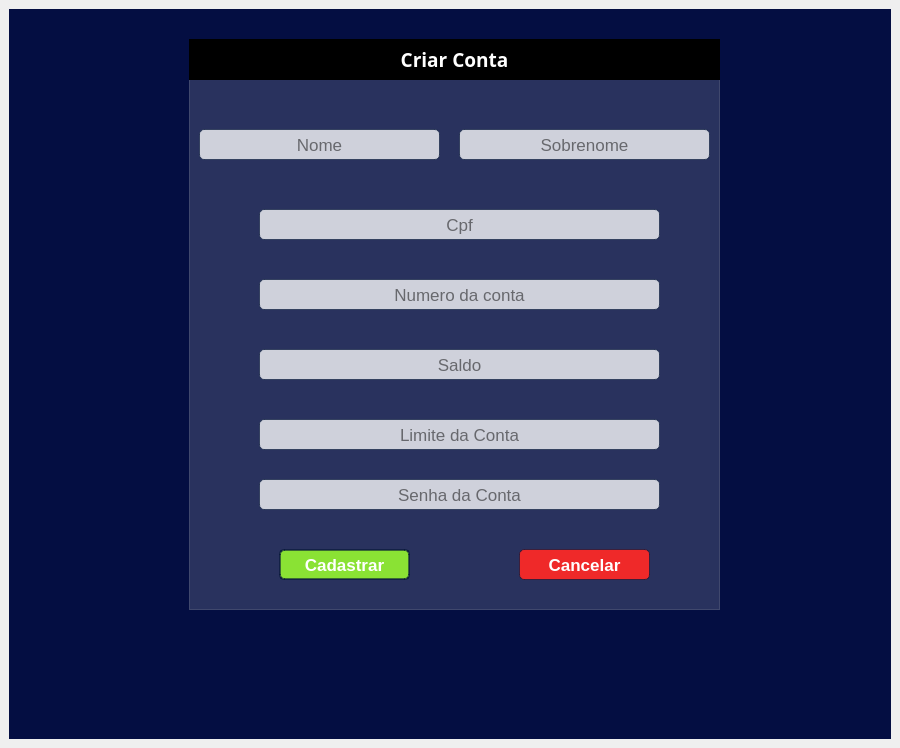
<?xml version="1.0" encoding="UTF-8"?>
<ui version="4.0">
 <class>tela_cadastro</class>
 <widget class="QMainWindow" name="tela_cadastro">
  <property name="geometry">
   <rect>
    <x>0</x>
    <y>0</y>
    <width>900</width>
    <height>748</height>
   </rect>
  </property>
  <property name="minimumSize">
   <size>
    <width>540</width>
    <height>680</height>
   </size>
  </property>
  <property name="maximumSize">
   <size>
    <width>1024</width>
    <height>748</height>
   </size>
  </property>
  <property name="windowTitle">
   <string>MainWindow</string>
  </property>
  <property name="styleSheet">
   <string notr="true"/>
  </property>
  <widget class="QWidget" name="centralwidget">
   <layout class="QVBoxLayout" name="verticalLayout">
    <item>
     <widget class="QFrame" name="frame">
      <property name="minimumSize">
       <size>
        <width>540</width>
        <height>650</height>
       </size>
      </property>
      <property name="maximumSize">
       <size>
        <width>1024</width>
        <height>748</height>
       </size>
      </property>
      <property name="styleSheet">
       <string notr="true">background-color: rgb(4, 14, 66);
color: rgb(255, 255, 255);</string>
      </property>
      <property name="frameShape">
       <enum>QFrame::NoFrame</enum>
      </property>
      <property name="frameShadow">
       <enum>QFrame::Raised</enum>
      </property>
      <property name="lineWidth">
       <number>0</number>
      </property>
      <widget class="QFrame" name="frame_2">
       <property name="geometry">
        <rect>
         <x>180</x>
         <y>70</y>
         <width>531</width>
         <height>531</height>
        </rect>
       </property>
       <property name="styleSheet">
        <string notr="true">background-color:rgba(255, 253, 253, 38);
marggin: auto;</string>
       </property>
       <property name="frameShape">
        <enum>QFrame::StyledPanel</enum>
       </property>
       <property name="frameShadow">
        <enum>QFrame::Raised</enum>
       </property>
       <widget class="QLineEdit" name="lineEdit">
        <property name="geometry">
         <rect>
          <x>10</x>
          <y>50</y>
          <width>241</width>
          <height>31</height>
         </rect>
        </property>
        <property name="font">
         <font>
          <pointsize>13</pointsize>
         </font>
        </property>
        <property name="styleSheet">
         <string notr="true">border-radius: 5px;
background-color: rgba(255, 255, 255, 198);
border: 1px solid rgba(3, 20, 52, 150);
color: rgb(0, 0, 0);</string>
        </property>
        <property name="alignment">
         <set>Qt::AlignCenter</set>
        </property>
        <property name="placeholderText">
         <string>Nome</string>
        </property>
       </widget>
       <widget class="QLineEdit" name="lineEdit_2">
        <property name="geometry">
         <rect>
          <x>270</x>
          <y>50</y>
          <width>251</width>
          <height>31</height>
         </rect>
        </property>
        <property name="font">
         <font>
          <pointsize>13</pointsize>
         </font>
        </property>
        <property name="styleSheet">
         <string notr="true">border-radius: 5px;
background-color: rgba(255, 255, 255, 198);
border: 1px solid rgba(3, 20, 52, 150);
color: rgb(0, 0, 0);</string>
        </property>
        <property name="text">
         <string/>
        </property>
        <property name="alignment">
         <set>Qt::AlignCenter</set>
        </property>
        <property name="placeholderText">
         <string>Sobrenome</string>
        </property>
       </widget>
       <widget class="QLineEdit" name="lineEdit_3">
        <property name="geometry">
         <rect>
          <x>70</x>
          <y>130</y>
          <width>401</width>
          <height>31</height>
         </rect>
        </property>
        <property name="font">
         <font>
          <pointsize>13</pointsize>
         </font>
        </property>
        <property name="styleSheet">
         <string notr="true">border-radius: 5px;
background-color: rgba(255, 255, 255, 198);
border: 1px solid rgba(3, 20, 52, 150);
color: rgb(0, 0, 0);
</string>
        </property>
        <property name="maxLength">
         <number>11</number>
        </property>
        <property name="alignment">
         <set>Qt::AlignCenter</set>
        </property>
        <property name="placeholderText">
         <string>Cpf</string>
        </property>
       </widget>
       <widget class="QLineEdit" name="lineEdit_4">
        <property name="geometry">
         <rect>
          <x>70</x>
          <y>200</y>
          <width>401</width>
          <height>31</height>
         </rect>
        </property>
        <property name="font">
         <font>
          <pointsize>13</pointsize>
         </font>
        </property>
        <property name="styleSheet">
         <string notr="true">border-radius: 5px;
background-color: rgba(255, 255, 255, 198);
border: 1px solid rgba(3, 20, 52, 150);
color: rgb(0, 0, 0);</string>
        </property>
        <property name="maxLength">
         <number>16</number>
        </property>
        <property name="alignment">
         <set>Qt::AlignCenter</set>
        </property>
        <property name="placeholderText">
         <string>Numero da conta</string>
        </property>
       </widget>
       <widget class="QLineEdit" name="lineEdit_5">
        <property name="geometry">
         <rect>
          <x>70</x>
          <y>270</y>
          <width>401</width>
          <height>31</height>
         </rect>
        </property>
        <property name="font">
         <font>
          <pointsize>13</pointsize>
         </font>
        </property>
        <property name="styleSheet">
         <string notr="true">border-radius: 5px;
background-color: rgba(255, 255, 255, 198);
border: 1px solid rgba(3, 20, 52, 150);
color: rgb(0, 0, 0);
</string>
        </property>
        <property name="alignment">
         <set>Qt::AlignCenter</set>
        </property>
        <property name="placeholderText">
         <string>Saldo</string>
        </property>
       </widget>
       <widget class="QLineEdit" name="lineEdit_6">
        <property name="geometry">
         <rect>
          <x>70</x>
          <y>340</y>
          <width>401</width>
          <height>31</height>
         </rect>
        </property>
        <property name="font">
         <font>
          <pointsize>13</pointsize>
         </font>
        </property>
        <property name="styleSheet">
         <string notr="true">border-radius: 5px;
background-color: rgba(255, 255, 255, 198);
border: 1px solid rgba(3, 20, 52, 150);
color: rgb(0, 0, 0);</string>
        </property>
        <property name="alignment">
         <set>Qt::AlignCenter</set>
        </property>
        <property name="placeholderText">
         <string>Limite da Conta</string>
        </property>
       </widget>
       <widget class="QLineEdit" name="lineEdit_7">
        <property name="geometry">
         <rect>
          <x>70</x>
          <y>400</y>
          <width>401</width>
          <height>31</height>
         </rect>
        </property>
        <property name="font">
         <font>
          <pointsize>13</pointsize>
         </font>
        </property>
        <property name="styleSheet">
         <string notr="true">border-radius: 5px;
background-color: rgba(255, 255, 255, 198);
border: 1px solid rgba(3, 20, 52, 150);
color: rgb(0, 0, 0);</string>
        </property>
        <property name="maxLength">
         <number>16</number>
        </property>
        <property name="echoMode">
         <enum>QLineEdit::Normal</enum>
        </property>
        <property name="alignment">
         <set>Qt::AlignCenter</set>
        </property>
        <property name="placeholderText">
         <string>Senha da Conta</string>
        </property>
       </widget>
       <widget class="QPushButton" name="pushButton">
        <property name="geometry">
         <rect>
          <x>90</x>
          <y>470</y>
          <width>131</width>
          <height>31</height>
         </rect>
        </property>
        <property name="font">
         <font>
          <pointsize>13</pointsize>
          <weight>75</weight>
          <bold>true</bold>
         </font>
        </property>
        <property name="styleSheet">
         <string notr="true">QPushButton{
border-radius: 5px;
background-color: rgb(138, 226, 52);
border: 2px solid rgba(3, 20, 52, 150);
color: rgb(255, 255, 255);
}

QPushButton:hover{

background-color: rgb(78, 154, 6);
color: rgb(0, 0, 0);
}

</string>
        </property>
        <property name="text">
         <string>Cadastrar</string>
        </property>
       </widget>
       <widget class="QPushButton" name="pushButton_2">
        <property name="geometry">
         <rect>
          <x>330</x>
          <y>470</y>
          <width>131</width>
          <height>31</height>
         </rect>
        </property>
        <property name="font">
         <font>
          <pointsize>13</pointsize>
          <weight>75</weight>
          <bold>true</bold>
         </font>
        </property>
        <property name="styleSheet">
         <string notr="true">QPushButton{
border-radius: 5px;
background-color: rgb(239, 41, 41);
border: 1px solid rgba(3, 20, 52, 150);
color: rgb(255, 255, 255);
}

QPushButton:hover{
background-color: rgb(164, 0, 0);
color: rgb(0, 0, 0)

}
</string>
        </property>
        <property name="text">
         <string>Cancelar</string>
        </property>
       </widget>
      </widget>
      <widget class="QLabel" name="label">
       <property name="geometry">
        <rect>
         <x>180</x>
         <y>30</y>
         <width>531</width>
         <height>41</height>
        </rect>
       </property>
       <property name="font">
        <font>
         <family>Sans Serif</family>
         <pointsize>14</pointsize>
         <weight>75</weight>
         <bold>true</bold>
        </font>
       </property>
       <property name="styleSheet">
        <string notr="true">background-color: rgb(0, 0, 0);
</string>
       </property>
       <property name="text">
        <string>Criar Conta</string>
       </property>
       <property name="alignment">
        <set>Qt::AlignCenter</set>
       </property>
      </widget>
     </widget>
    </item>
   </layout>
  </widget>
 </widget>
 <resources/>
 <connections/>
</ui>
